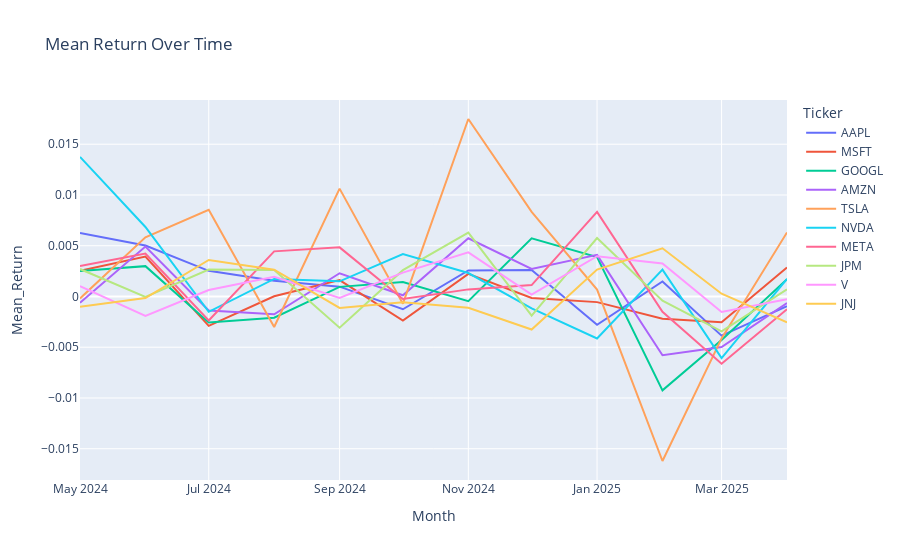

Notebook source saved alongside this figure:
### Code cell
import plotly.express as px
fig = px.line(df, x="Month", y="Mean_Return", color="Ticker", title="Mean Return Over Time")
fig.show()
